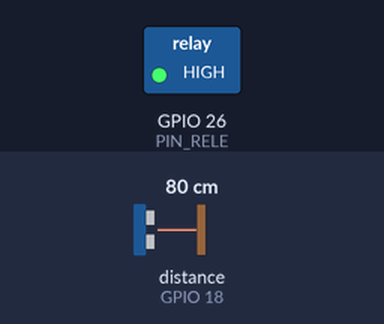
The sketch below on a simulated ESP32. Shown: switched loads named in the sketch (green lamp = pin HIGH). Wiring (inferred from the names in the program): ultrasonic range finder: trigger GPIO 5; echo GPIO 18. Inputs (shaded band) come from the test bench; at power-on: distance to the obstacle (sensor on GPIO 18) 80 cm. The echo pulse lasts 58.3 µs per cm; WiFi joins after 1.5 s; servers stay silent unless stated; pins used as bus, display or sensor lines are not drawn; what the sketch prints to the serial monitor is not drawn.

Above: at 2.7 s.
2.8 s: distance to the obstacle (sensor on GPIO 18) set to 89 cm
4.7 s: distance to the obstacle (sensor on GPIO 18) set to 98 cm
At 5.8 s:
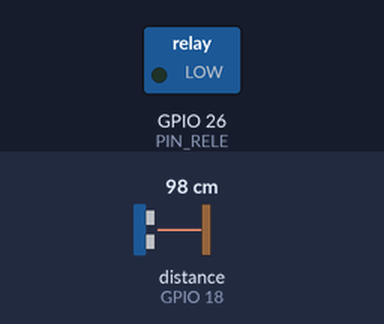
7.0 s: distance to the obstacle (sensor on GPIO 18) set to 22 cm
8.7 s: distance to the obstacle (sensor on GPIO 18) set to 18 cm
At 10.1 s:
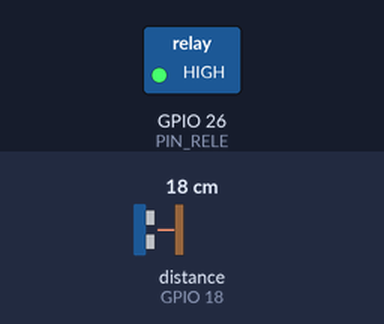
11.0 s: distance to the obstacle (sensor on GPIO 18) set to 120 cm
At 11.9 s:
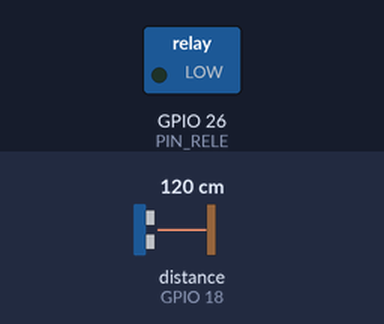
Timing chart, 0 to 14.0 s (numbered marks = the images above; inputs shaded):
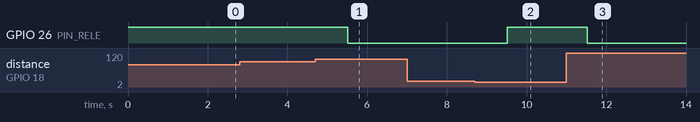

The sketch:

esp32_bomba.ino
```cpp
/*
  Aqua Guard · Litium — ESP32 BOMBA
  ---------------------------------
  Controla la bomba con un relé, mide el tinaco con un sensor ultrasónico
  y consulta al ESP32 Cisterna para no encender la bomba en seco.

  Endpoints:
    GET /api/status            -> {"device":"bomba","bomba":true,"modo":"auto","nivel_tinaco":40.0,...}
    GET /api/bomba?modo=on     -> enciende (manual)
    GET /api/bomba?modo=off    -> apaga (manual)
    GET /api/bomba?modo=auto   -> automático por niveles

  Si no logra conectarse a tu WiFi, crea su propia red "AquaGuard-Bomba"
  (contraseña: aquaguard) y queda en la IP 192.168.4.1.
*/
#include <WiFi.h>
#include <WebServer.h>
#include <HTTPClient.h>

// ---------- CONFIGURA AQUÍ ----------
const char* WIFI_SSID     = "TU_WIFI";
const char* WIFI_PASSWORD = "TU_PASSWORD";

// IP del ESP32 Cisterna (déjala vacía "" si no quieres protección contra marcha en seco)
const char* IP_CISTERNA = "192.168.1.50";

const int PIN_RELE = 26;
const bool RELE_ACTIVO_BAJO = true;  // la mayoría de módulos de relé se activan con LOW
const int PIN_TRIG = 5;
const int PIN_ECHO = 18;

const float DIST_LLENO = 15.0;   // cm del sensor al agua con el tinaco lleno
const float DIST_VACIO = 120.0;  // cm del sensor al fondo del tinaco

const float ENCENDER_BAJO = 25;  // % del tinaco para encender la bomba
const float APAGAR_ALTO   = 95;  // % del tinaco para apagarla
const float CISTERNA_MIN  = 15;  // % mínimo en cisterna para poder bombear
// ------------------------------------

WebServer server(80);
String modo = "auto";
bool bombaOn = false;
float distanciaCm = -1;
float nivelTinaco = 0;
float nivelCisterna = -1;  // -1 = desconocido

float medirDistancia() {
  digitalWrite(PIN_TRIG, LOW);  delayMicroseconds(2);
  digitalWrite(PIN_TRIG, HIGH); delayMicroseconds(10);
  digitalWrite(PIN_TRIG, LOW);
  long dur = pulseIn(PIN_ECHO, HIGH, 30000);
  if (dur == 0) return -1;
  return dur * 0.0343 / 2.0;
}

void setBomba(bool on) {
  bombaOn = on;
  digitalWrite(PIN_RELE, (on ^ RELE_ACTIVO_BAJO) ? HIGH : LOW);
}

void leerCisterna() {
  if (strlen(IP_CISTERNA) == 0 || WiFi.status() != WL_CONNECTED) return;
  HTTPClient http;
  http.setTimeout(800);
  http.begin(String("http://") + IP_CISTERNA + "/api/status");
  if (http.GET() == 200) {
    String body = http.getString();
    int i = body.indexOf("\"nivel\":");
    if (i >= 0) nivelCisterna = body.substring(i + 8).toFloat();
  } else {
    nivelCisterna = -1;
  }
  http.end();
}

void controlAutomatico() {
  bool cisternaOk = nivelCisterna < 0 || nivelCisterna > CISTERNA_MIN;
  if (!cisternaOk) { setBomba(false); return; }  // protección marcha en seco
  if (modo != "auto") return;
  if (!bombaOn && nivelTinaco <= ENCENDER_BAJO) setBomba(true);
  if (bombaOn && nivelTinaco >= APAGAR_ALTO)    setBomba(false);
}

void enviarCORS() { server.sendHeader("Access-Control-Allow-Origin", "*"); }

void handleStatus() {
  String json = "{\"device\":\"bomba\"";
  json += ",\"bomba\":" + String(bombaOn ? "true" : "false");
  json += ",\"modo\":\"" + modo + "\"";
  json += ",\"nivel_tinaco\":" + String(nivelTinaco, 1);
  json += ",\"distancia_cm\":" + String(distanciaCm, 1);
  json += ",\"nivel_cisterna\":" + String(nivelCisterna, 1);
  json += ",\"rssi\":" + String(WiFi.status() == WL_CONNECTED ? WiFi.RSSI() : 0);
  json += ",\"uptime\":" + String(millis() / 1000);
  json += "}";
  enviarCORS();
  server.send(200, "application/json", json);
}

void handleBomba() {
  String m = server.arg("modo");
  if (m == "on")        { modo = "manual"; setBomba(true); }
  else if (m == "off")  { modo = "manual"; setBomba(false); }
  else if (m == "auto") { modo = "auto"; }
  else { enviarCORS(); server.send(400, "application/json", "{\"error\":\"modo invalido\"}"); return; }
  handleStatus();
}

void conectarWiFi() {
  WiFi.mode(WIFI_STA);
  WiFi.begin(WIFI_SSID, WIFI_PASSWORD);
  Serial.print("Conectando a WiFi");
  for (int i = 0; i < 30 && WiFi.status() != WL_CONNECTED; i++) {
    delay(500); Serial.print(".");
  }
  if (WiFi.status() == WL_CONNECTED) {
    Serial.print("\nConectado. IP para la app: ");
    Serial.println(WiFi.localIP());
  } else {
    WiFi.mode(WIFI_AP);
    WiFi.softAP("AquaGuard-Bomba", "aquaguard");
    Serial.print("\nSin WiFi. Red propia creada. IP: ");
    Serial.println(WiFi.softAPIP());
  }
}

void setup() {
  Serial.begin(115200);
  pinMode(PIN_RELE, OUTPUT);
  setBomba(false);
  pinMode(PIN_TRIG, OUTPUT);
  pinMode(PIN_ECHO, INPUT);
  conectarWiFi();
  server.on("/api/status", handleStatus);
  server.on("/api/bomba", handleBomba);
  server.begin();
}

void loop() {
  static unsigned long ultimoSensor = 0, ultimaCisterna = 0;
  if (millis() - ultimoSensor > 1000) {
    ultimoSensor = millis();
    float d = medirDistancia();
    if (d >= 0) {
      distanciaCm = d;
      nivelTinaco = constrain((DIST_VACIO - d) / (DIST_VACIO - DIST_LLENO) * 100.0, 0, 100);
    }
    controlAutomatico();
  }
  if (millis() - ultimaCisterna > 3000) {
    ultimaCisterna = millis();
    leerCisterna();
  }
  server.handleClient();
}
```

Measured:
- the behaviour switches between 93 and 94 cm on distance to the obstacle (sensor on GPIO 18) (found by bisection; images 0 and 1)
- the behaviour switches between 21 and 20 cm on distance to the obstacle (sensor on GPIO 18) (found by bisection; images 1 and 2)
- after the input at 2.8 s, every drawn part: stays the same
- after the input at 4.7 s, GPIO 26 (PIN_RELE): HIGH → LOW after 0.81 s
- after the input at 7.0 s, every drawn part: stays the same
- after the input at 8.7 s, GPIO 26 (PIN_RELE): LOW → HIGH after 0.81 s
- after the input at 11.0 s, GPIO 26 (PIN_RELE): HIGH → LOW after 0.52 s
